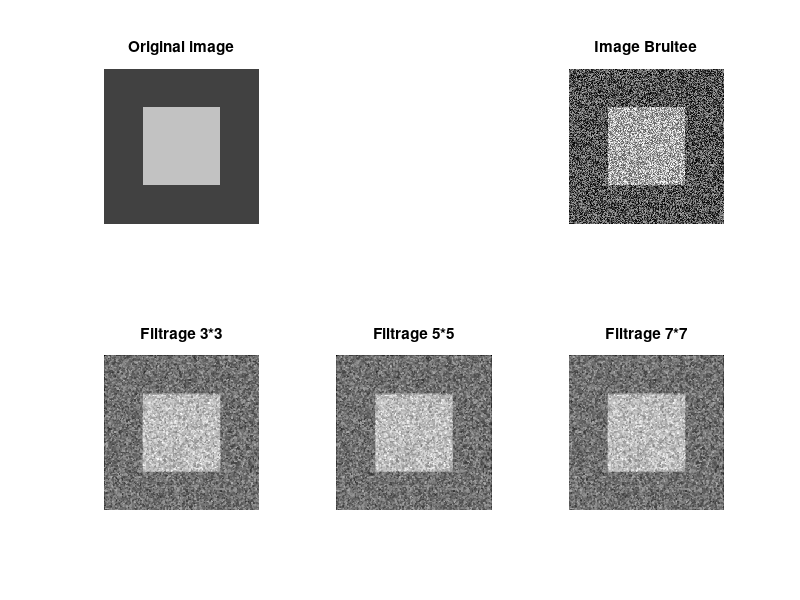

This chart was generated by the following MATLAB code: (Note: this script raises an error after producing the figure.)
%Shubhika GARG
%Cindy DO

%non-linear Filtrage
%% Creating a matrix of 256*256 and 64*64 in the centre
a=ones([256 256])*64; %To get gray value of 64
%square area of size 64 and pixel values of 192
a(128-64+1:128+64, 128-64+1:128+64)=a(128-64+1:128+64, 128-64+1:128+64)*3;

%% Creating a noisy image
% % Noise Creation
b=rand(256,256)*255;
% Noise
% Adding noise to the previous image
c=a+b;

%% Creating proper filters
p=medfilt2(c,[3 3]);
q=medfilt2(c,[5 5]);
r=medfilt2(c,[7 7]);
%pc=filter2(p,c);
figure();
subplot(2,3,1),imshow(uint8(a));
title('Original image');

subplot(2,3,3),imshow(c,[]);
title('Image Bruitee');

subplot(2,3,4),imshow(p,[]);
title('Filtrage 3*3');

subplot(2,3,5),imshow(p,[]);
title('Filtrage 5*5');

subplot(2,3,6),imshow(p,[]);
title('Filtrage 7*7');

sgtitle('Median filtering');
% When image is filtered by median filter, the noise is completely ignored, thus the edges remain sharper(less blurry) as compared to average filter.